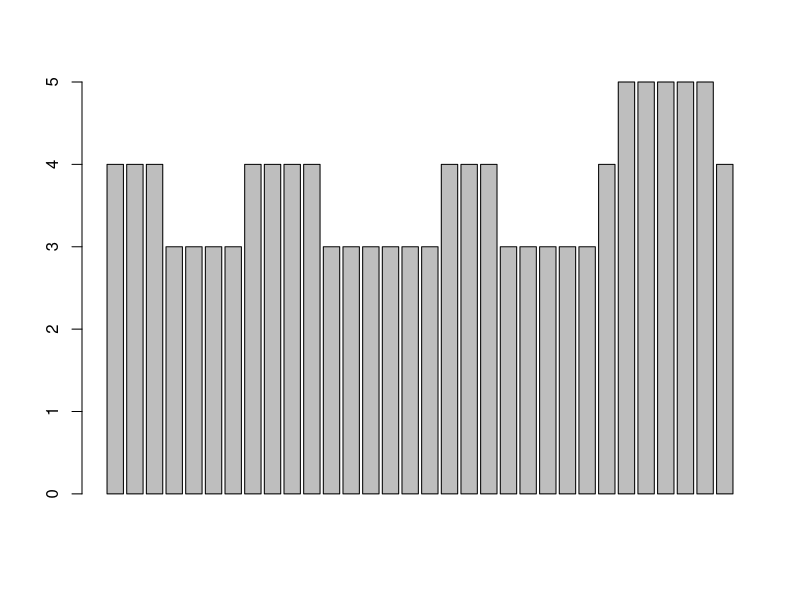
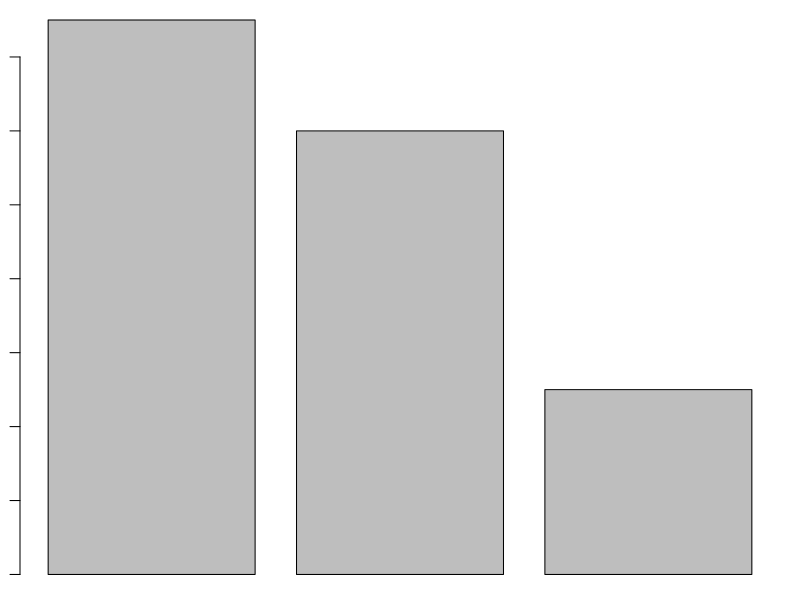
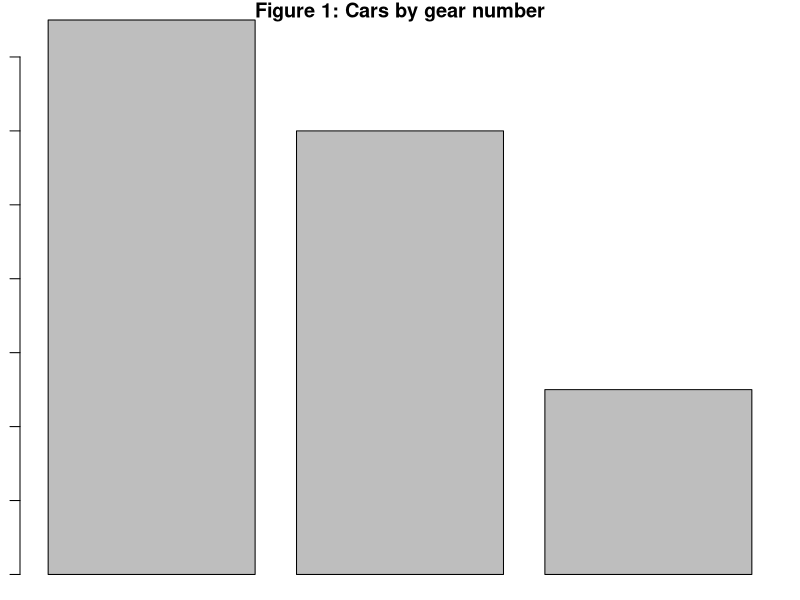
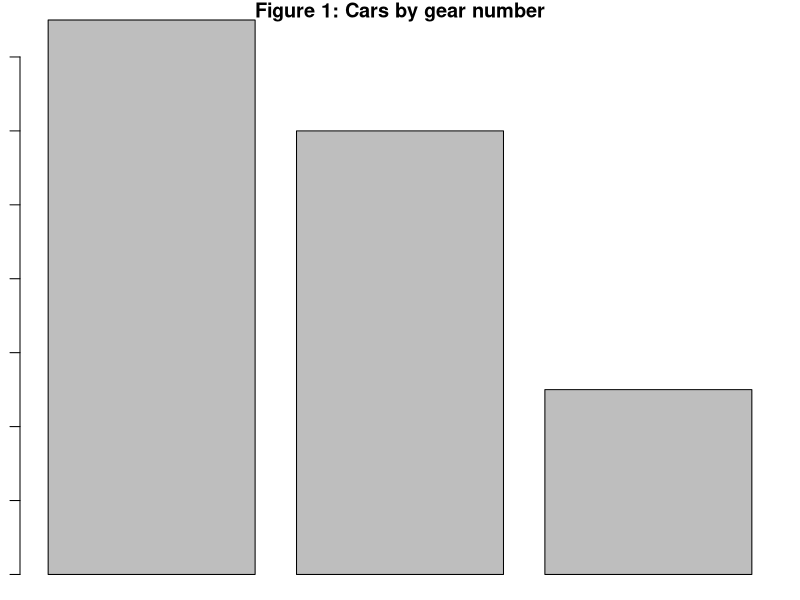
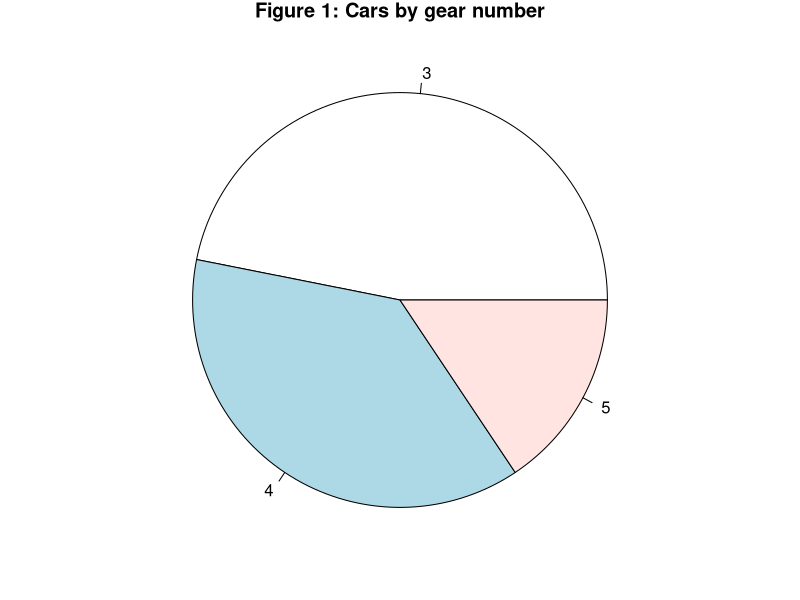

Recreate these plots in R, in order.
## ---- chunk 1
mtcars_data<-mtcars

## ---- chunk 2
barplot(mtcars_data$gear)

#Note: In some cases you may get an "Error in plot.new() : figure margins too large" message. 
#If so, you can reset your margins using this command (details aren't important at this point)

par(mar=c(1,1,1,1))

#If you get an error message and you're not quite clear what it means in terms of 
#what you're doing wrong,you can Google the erorr message and find a Stack Exchange
#or other post that explains what's wrong. 

## ---- chunk 3
table(mtcars_data$gear)

## ---- chunk 4
gear_table<-table(mtcars_data$gear)
barplot(gear_table)

## ---- chunk 5
barplot(gear_table, main="Figure 1: Cars by gear number", 
  	xlab="Gear #", ylab= "Number of cars")
## ---- chunk 6

barplot(table(mtcars_data$gear), 
        main="Figure 1: Cars by gear number", xlab="Gear #", ylab= "Number of cars")

## ---- chunk 7
pie(table(mtcars_data$gear), 
        main="Figure 1: Cars by gear number")

